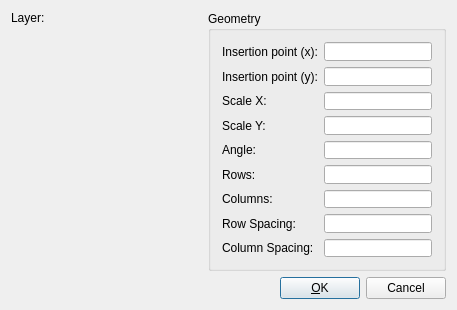
<?xml version="1.0" encoding="UTF-8"?>
<ui version="4.0" stdsetdef="1">
  <resources><include location="../../../res/extui/extui.qrc"/></resources><author></author>
  <comment></comment>
  <exportmacro></exportmacro>
  <class>QG_DlgInsert</class>
  <widget class="QDialog" name="QG_DlgInsert">
    <property name="geometry">
      <rect>
        <x>0</x>
        <y>0</y>
        <width>457</width>
        <height>310</height>
      </rect>
    </property>
    <property name="sizePolicy">
      <sizepolicy>
        <hsizetype>1</hsizetype>
        <vsizetype>1</vsizetype>
        <horstretch>0</horstretch>
        <verstretch>0</verstretch>
      </sizepolicy>
    </property>
    <property name="minimumSize">
      <size>
        <width>300</width>
        <height>190</height>
      </size>
    </property>
    <property name="windowTitle">
      <string>Insert</string>
    </property>
    <layout class="QVBoxLayout">
      <item>
        <layout class="QHBoxLayout">
          <item>
            <layout class="QVBoxLayout">
              <item>
                <layout class="QHBoxLayout">
                  <item>
                    <widget class="QLabel" name="lLayer">
                      <property name="sizePolicy">
                        <sizepolicy>
                          <hsizetype>5</hsizetype>
                          <vsizetype>5</vsizetype>
                          <horstretch>0</horstretch>
                          <verstretch>0</verstretch>
                        </sizepolicy>
                      </property>
                      <property name="text">
                        <string>Layer:</string>
                      </property>
                      <property name="wordWrap">
                        <bool>false</bool>
                      </property>
                    </widget>
                  </item>
                  <item>
                    <widget class="QG_LayerBox" name="cbLayer"/>
                  </item>
                </layout>
              </item>
              <item>
                <widget class="QG_WidgetPen" name="wPen">
                  <property name="sizePolicy">
                    <sizepolicy>
                      <hsizetype>3</hsizetype>
                      <vsizetype>3</vsizetype>
                      <horstretch>0</horstretch>
                      <verstretch>0</verstretch>
                    </sizepolicy>
                  </property>
                </widget>
              </item>
            </layout>
          </item>
          <item>
            <widget class="QGroupBox" name="buttonGroup8">
              <property name="title">
                <string>Geometry</string>
              </property>
              <layout class="QGridLayout">
                <item row="8" column="1">
                  <spacer name="spacer61">
                    <property name="sizeHint">
                      <size>
                        <width>20</width>
                        <height>20</height>
                      </size>
                    </property>
                    <property name="sizeType">
                      <enum>QSizePolicy::Expanding</enum>
                    </property>
                    <property name="orientation">
                      <enum>Qt::Vertical</enum>
                    </property>
                  </spacer>
                </item>
                <item row="8" column="0">
                  <spacer name="spacer58">
                    <property name="sizeHint">
                      <size>
                        <width>20</width>
                        <height>20</height>
                      </size>
                    </property>
                    <property name="sizeType">
                      <enum>QSizePolicy::Expanding</enum>
                    </property>
                    <property name="orientation">
                      <enum>Qt::Vertical</enum>
                    </property>
                  </spacer>
                </item>
                <item row="1" column="1">
                  <widget class="QLineEdit" name="leInsertionPointY">
                    <property name="minimumSize">
                      <size>
                        <width>64</width>
                        <height>0</height>
                      </size>
                    </property>
                  </widget>
                </item>
                <item row="0" column="1">
                  <widget class="QLineEdit" name="leInsertionPointX">
                    <property name="minimumSize">
                      <size>
                        <width>64</width>
                        <height>0</height>
                      </size>
                    </property>
                  </widget>
                </item>
                <item row="0" column="0">
                  <widget class="QLabel" name="lInsertionPointX">
                    <property name="text">
                      <string>Insertion point (x):</string>
                    </property>
                    <property name="wordWrap">
                      <bool>false</bool>
                    </property>
                  </widget>
                </item>
                <item row="1" column="0">
                  <widget class="QLabel" name="lInsertionPointY">
                    <property name="text">
                      <string>Insertion point (y):</string>
                    </property>
                    <property name="wordWrap">
                      <bool>false</bool>
                    </property>
                  </widget>
                </item>
                <item row="2" column="1">
                  <widget class="QLineEdit" name="leScaleX">
                    <property name="minimumSize">
                      <size>
                        <width>64</width>
                        <height>0</height>
                      </size>
                    </property>
                  </widget>
                </item>
                <item row="2" column="0">
                  <widget class="QLabel" name="lFactorX">
                    <property name="text">
                      <string>Scale X:</string>
                    </property>
                    <property name="wordWrap">
                      <bool>false</bool>
                    </property>
                  </widget>
                </item>
                <item row="3" column="1">
                  <widget class="QLineEdit" name="leScaleY">
                    <property name="minimumSize">
                      <size>
                        <width>64</width>
                        <height>0</height>
                      </size>
                    </property>
                  </widget>
                </item>
                <item row="3" column="0">
                  <widget class="QLabel" name="lFactorY">
                    <property name="text">
                      <string>Scale Y:</string>
                    </property>
                    <property name="wordWrap">
                      <bool>false</bool>
                    </property>
                  </widget>
                </item>
                <item row="4" column="0">
                  <widget class="QLabel" name="lAngle">
                    <property name="text">
                      <string>Angle:</string>
                    </property>
                    <property name="wordWrap">
                      <bool>false</bool>
                    </property>
                  </widget>
                </item>
                <item row="4" column="1">
                  <widget class="QLineEdit" name="leAngle">
                    <property name="minimumSize">
                      <size>
                        <width>64</width>
                        <height>0</height>
                      </size>
                    </property>
                  </widget>
                </item>
                <item row="5" column="0">
                  <widget class="QLabel" name="lRows">
                    <property name="text">
                      <string>Rows:</string>
                    </property>
                    <property name="wordWrap">
                      <bool>false</bool>
                    </property>
                  </widget>
                </item>
                <item row="5" column="1">
                  <widget class="QLineEdit" name="leRows">
                    <property name="minimumSize">
                      <size>
                        <width>64</width>
                        <height>0</height>
                      </size>
                    </property>
                  </widget>
                </item>
                <item row="6" column="1">
                  <widget class="QLineEdit" name="leCols">
                    <property name="minimumSize">
                      <size>
                        <width>64</width>
                        <height>0</height>
                      </size>
                    </property>
                  </widget>
                </item>
                <item row="6" column="0">
                  <widget class="QLabel" name="lCols">
                    <property name="text">
                      <string>Columns:</string>
                    </property>
                    <property name="wordWrap">
                      <bool>false</bool>
                    </property>
                  </widget>
                </item>
                <item row="7" column="0">
                  <widget class="QLabel" name="lRowSpacing">
                    <property name="text">
                      <string>Row Spacing:</string>
                    </property>
                    <property name="wordWrap">
                      <bool>false</bool>
                    </property>
                  </widget>
                </item>
                <item row="7" column="1">
                  <widget class="QLineEdit" name="leRowSpacing">
                    <property name="minimumSize">
                      <size>
                        <width>64</width>
                        <height>0</height>
                      </size>
                    </property>
                  </widget>
                </item>
                <item row="8" column="1">
                  <widget class="QLineEdit" name="leColSpacing">
                    <property name="minimumSize">
                      <size>
                        <width>64</width>
                        <height>0</height>
                      </size>
                    </property>
                  </widget>
                </item>
                <item row="8" column="0">
                  <widget class="QLabel" name="lColSpacing">
                    <property name="text">
                      <string>Column Spacing:</string>
                    </property>
                    <property name="wordWrap">
                      <bool>false</bool>
                    </property>
                  </widget>
                </item>
              </layout>
            </widget>
          </item>
        </layout>
      </item>
      <item>
        <layout class="QHBoxLayout">
          <item>
            <spacer name="spacer">
              <property name="sizeHint">
                <size>
                  <width>40</width>
                  <height>20</height>
                </size>
              </property>
              <property name="sizeType">
                <enum>QSizePolicy::Expanding</enum>
              </property>
              <property name="orientation">
                <enum>Qt::Horizontal</enum>
              </property>
            </spacer>
          </item>
          <item>
            <widget class="QPushButton" name="bOk">
              <property name="text">
                <string>&amp;OK</string>
              </property>
              <property name="default">
                <bool>true</bool>
              </property>
            </widget>
          </item>
          <item>
            <widget class="QPushButton" name="bCancel">
              <property name="text">
                <string>Cancel</string>
              </property>
              <property name="shortcut">
                <string>Esc</string>
              </property>
            </widget>
          </item>
        </layout>
      </item>
    </layout>
  </widget>
  <layoutdefault spacing="6" margin="11"/>
  <customwidgets>
    <customwidget>
      <class>QG_WidgetPen</class>
      <extends>QWidget</extends>
      <header location="local">qg_widgetpen.h</header>
      <sizehint>
        <width>-1</width>
        <height>-1</height>
      </sizehint>
      <container>0</container>
      <sizepolicy>
        <hordata>5</hordata>
        <verdata>5</verdata>
      </sizepolicy>
      <pixmap>image0</pixmap>
    </customwidget>
    <customwidget>
      <class>QG_LayerBox</class>
      <extends>QWidget</extends>
      <header location="local">qg_layerbox.h</header>
      <sizehint>
        <width>140</width>
        <height>22</height>
      </sizehint>
      <container>0</container>
      <sizepolicy>
        <hordata>7</hordata>
        <verdata>0</verdata>
      </sizepolicy>
      <pixmap>image1</pixmap>
    </customwidget>
  </customwidgets>
  <tabstops>
    <tabstop>leInsertionPointX</tabstop>
    <tabstop>leInsertionPointY</tabstop>
    <tabstop>leScaleX</tabstop>
    <tabstop>leScaleY</tabstop>
    <tabstop>leAngle</tabstop>
    <tabstop>leRows</tabstop>
    <tabstop>leCols</tabstop>
    <tabstop>leRowSpacing</tabstop>
    <tabstop>leColSpacing</tabstop>
    <tabstop>bOk</tabstop>
    <tabstop>bCancel</tabstop>
  </tabstops>
  <connections>
    <connection>
      <sender>bOk</sender>
      <signal>clicked()</signal>
      <receiver>QG_DlgInsert</receiver>
      <slot>accept()</slot>
    </connection>
    <connection>
      <sender>bCancel</sender>
      <signal>clicked()</signal>
      <receiver>QG_DlgInsert</receiver>
      <slot>reject()</slot>
    </connection>
  </connections>
</ui>
